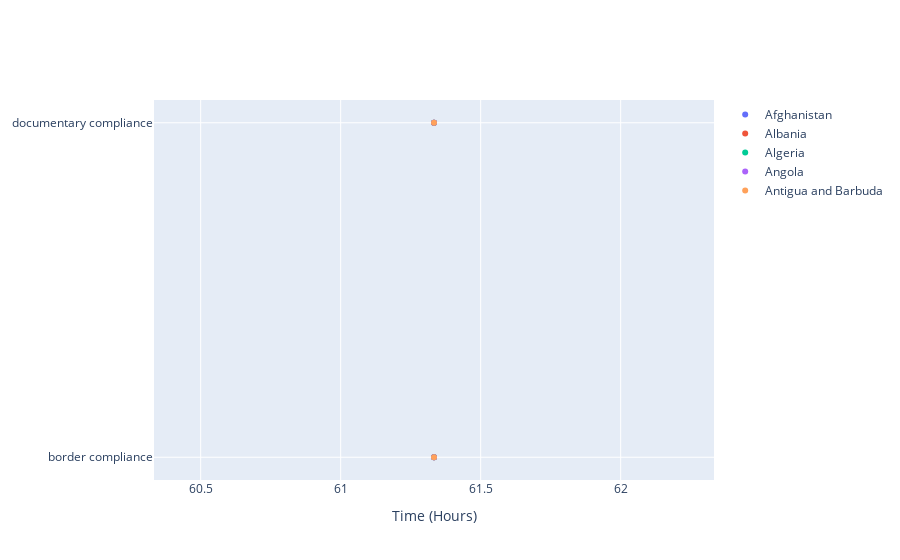

Write notebook code for a chart like this one.
### Code cell
import plotly.graph_objects as go

type = ["border compliance", "documentary compliance"]

fig = go.Figure()

export_border_compliance = []
for country in countries:
  export_border_compliance = df[(df["Series Name"]=='Time to export, border compliance (hours)') &
    (df["Country Name"]==country) &
    (df["year"].isin(years))]["value"].values.tolist()

fig.add_trace(go.Scatter(
x=df[(df["Series Name"]=='Time to export, border compliance (hours)') &
    (df["Country Name"]==i) &
    (df["year"].isin(years))]["value"].values.tolist(),
y=type,
#marker=dict(color="crimson", size=12),
mode="markers",
name=country,
))

# fig.add_trace(go.Scatter(
#     x=[100, 32],
#     y=type,
#     #marker=dict(color="crimson", size=12),
#     mode="markers",
#     name="Women",
# ))

# fig.add_trace(go.Scatter(
#     x=[92, 94, 100, 107, 112, 114, 114, 118, 119, 124, 131, 137, 141, 151, 152, 165],
#     y=type,
#     marker=dict(size=20),
#     mode="markers",
#     name="Men",
# ))

fig.update_layout(xaxis_title="Time (Hours)",
                  #yaxis_title="School"
                )

fig.show()

### Figure 1 — Plotly figure (JSON) as saved in the notebook; plotly's stock layout.template omitted (floating-point values rounded to 4 significant figures)
{"data": [{"mode": "markers", "name": "Afghanistan", "type": "scatter", "x": [61.33, 61.33, 61.33, 61.33, 61.33], "y": ["border compliance", "documentary compliance"]}, {"mode": "markers", "name": "Albania", "type": "scatter", "x": [61.33, 61.33, 61.33, 61.33, 61.33], "y": ["border compliance", "documentary compliance"]}, {"mode": "markers", "name": "Algeria", "type": "scatter", "x": [61.33, 61.33, 61.33, 61.33, 61.33], "y": ["border compliance", "documentary compliance"]}, {"mode": "markers", "name": "Angola", "type": "scatter", "x": [61.33, 61.33, 61.33, 61.33, 61.33], "y": ["border compliance", "documentary compliance"]}, {"mode": "markers", "name": "Antigua and Barbuda", "type": "scatter", "x": [61.33, 61.33, 61.33, 61.33, 61.33], "y": ["border compliance", "documentary compliance"]}], "layout": {"xaxis": {"title": {"text": "Time (Hours)"}}}}
